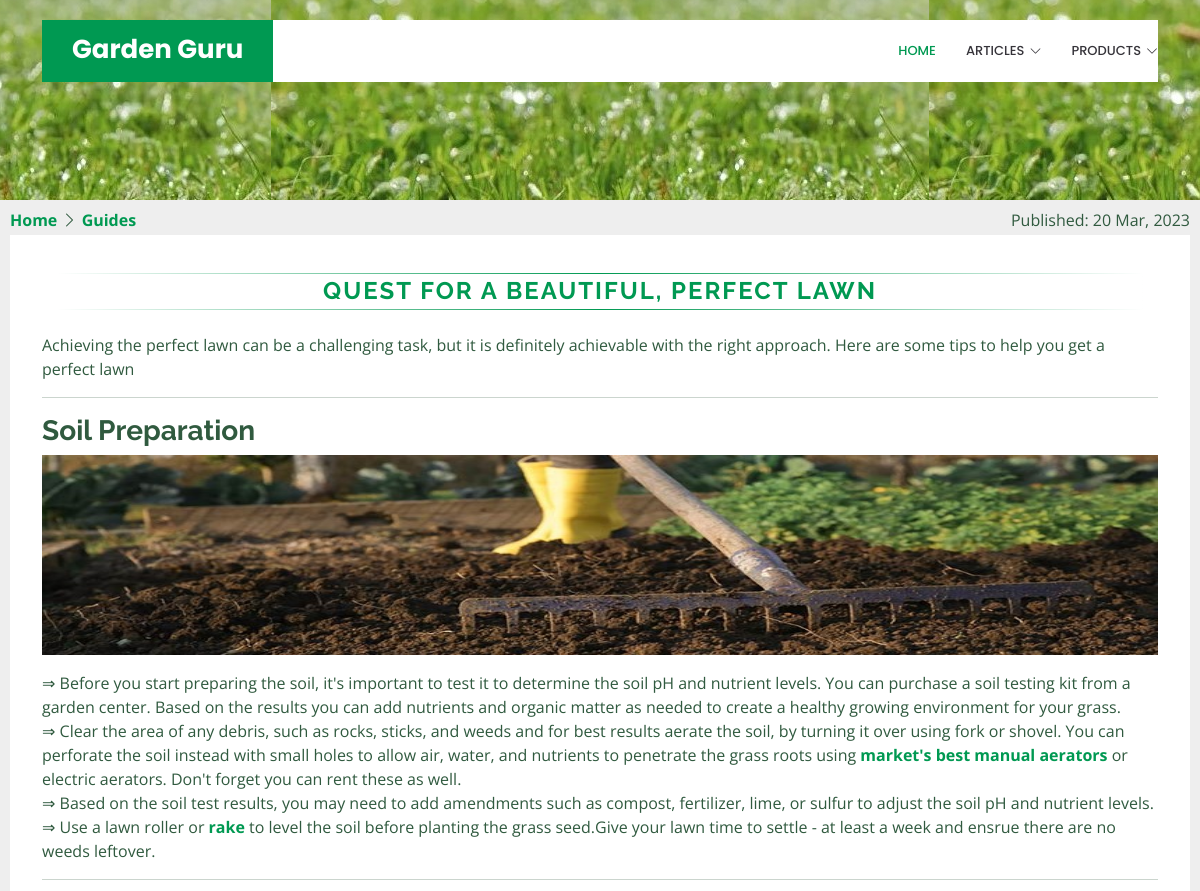
The page /article/12 (upper part) on the database as committed earlier.
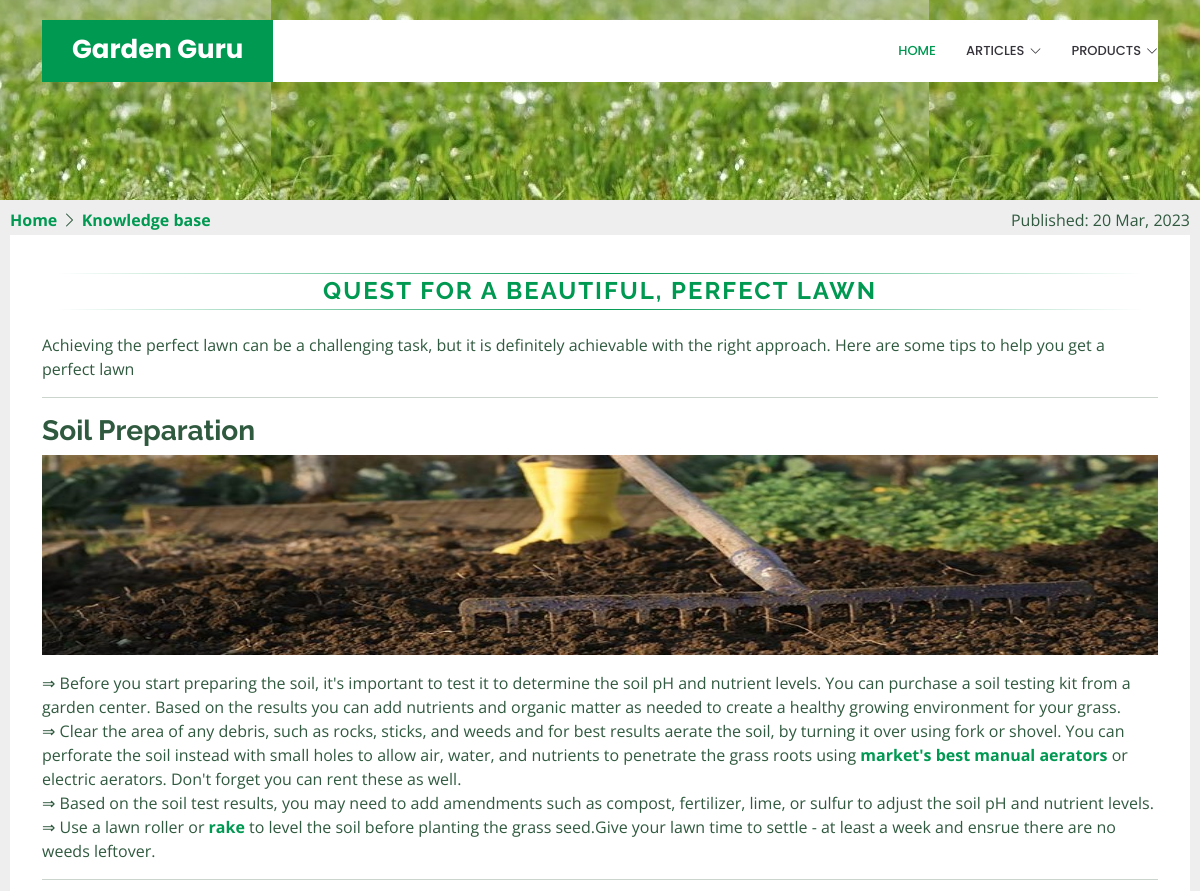
The same page on the database as committed later.
### main/models.py (models this page shows, shortened)
class Article(models.Model):
	ArticleName = models.CharField(max_length=200)
	Articleimg = models.CharField(max_length=200, blank=True, null=True)
	ArticleTagName = models.ForeignKey(ArticleTag, on_delete=models.CASCADE, blank=True, null=True)
	NavSubCatName = models.ForeignKey(NavSubCat, on_delete=models.CASCADE)
	ArticleBody = RichTextField(blank=True, null=True)
	LastUpdated = models.DateTimeField(default=timezone.now)

class NavSubCat(models.Model):
	NavSubCatName = models.CharField(max_length=200)
	LastUpdated = models.DateTimeField(auto_now_add=True)
	NavCatName = models.ForeignKey(NavCat, on_delete=models.CASCADE)
	ArticleCategoryimg = models.CharField(max_length=200, blank=True, null=True)
	def __str__(self):
		return self.NavSubCatName

### main/views.py (the view)
# urls.py: path('article/<int:id>', views.article, name='article'),
def article(response, id):
	a = Article.objects.get(id=id)
	return render(response, 'main/article.html', {'ProductCategories':ProductCategories,
												'ProductCategoryGroups':ProductCategoryGroups,
												'Year':datetime.datetime.now().year,
												'NavSubCats':NavSubCats,
												'Articles':Articles,
												'a':a,
												})

### main/models.py (called while the page is built)
	def __str__(self):
		return self.ArticleTagName

### main/templates/main/article.html (shortened to what this page needs)
{% extends 'main/base.html' %}
{% block content %}
  <section id="hero" class="d-flex align-items-center" style="background: url('{{a.Articleimg}}') center center; max-height: 200px;">
  </section>
  <main id="main">
    <div class="col-lg-12 mt-2 d-flex justify-content-between">
    <div class="col-lg-4">
      <a href="/">Home</a>
      <i class="bi bi-chevron-right"></i>
      <a href="/articlecategory/{{a.NavSubCatName.id}}">{{a.NavSubCatName}}</a>
    </div>
    <div class="col-lg-4 text-end">
      Published: {{a.LastUpdated|date:"d M, Y" }}
    </div>
    </div>
    <section class="article">
      <div class="container">
        <div class="col-lg-12 articletitle text-center">
          <h3 ><a href="/article/{{a.id}}">{{a.ArticleName}}</a></h3>
        </div>
        {{a.ArticleBody|safe}}
      </div>
    </section>
  </main>
{% endblock %}

Rows that differ between the two databases and show on the page:
changed through a linked row, Article "QUEST FOR A BEAUTIFUL, PERFECT LAWN": NavSubCatName "Guides" → "Knowledge base"
